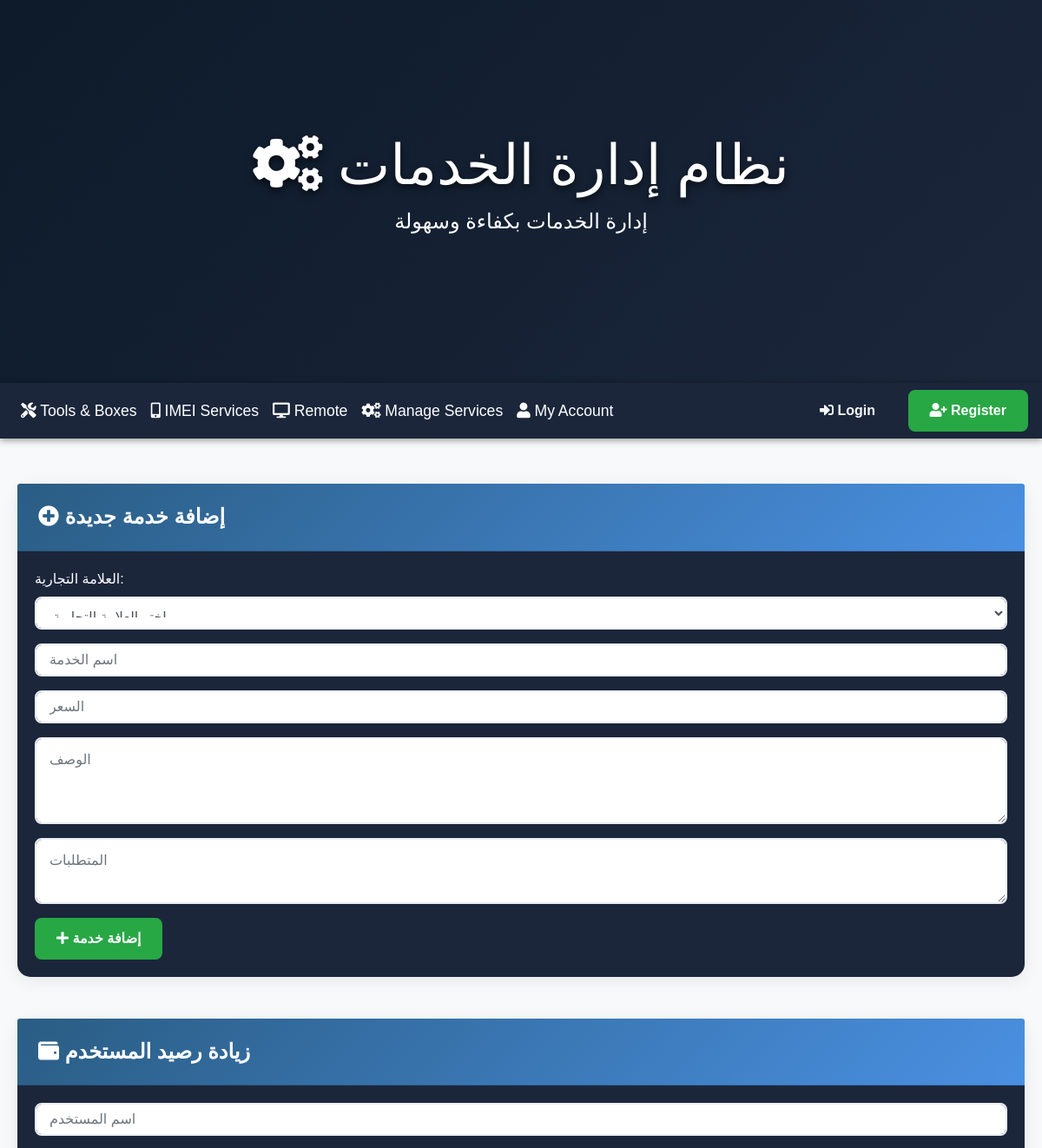
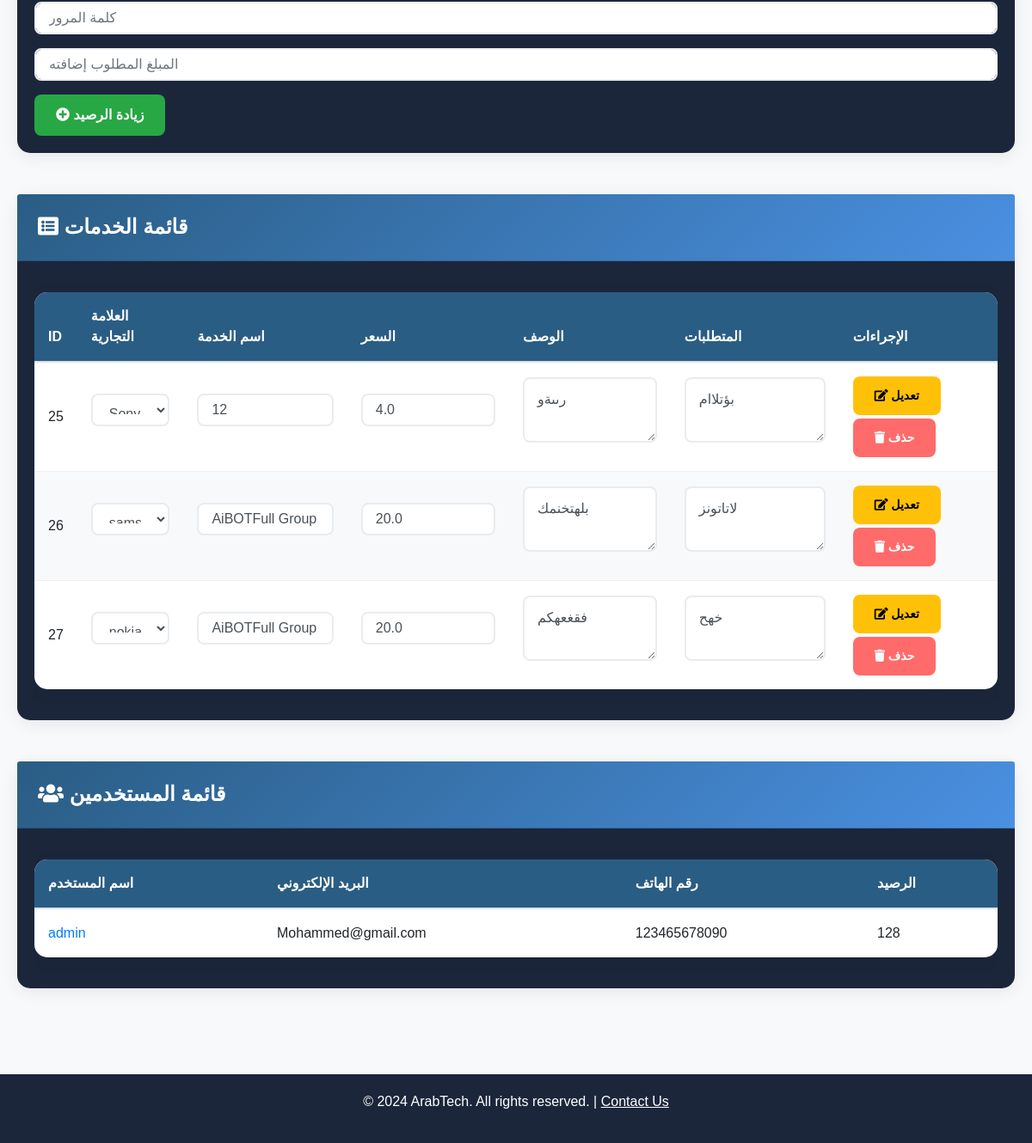
The app's page /admin/services with its own data (2 pictures, top to bottom).
### tables this page shows
CREATE TABLE services (
            id INTEGER PRIMARY KEY AUTOINCREMENT,
            brand TEXT NOT NULL,
            name TEXT NOT NULL,
            price REAL NOT NULL,
            description TEXT NOT NULL,
            requirements TEXT
        );

CREATE TABLE users (
            id INTEGER PRIMARY KEY AUTOINCREMENT,
            username TEXT NOT NULL UNIQUE,
            password TEXT NOT NULL,
            email TEXT NOT NULL UNIQUE,
            phone TEXT NOT NULL UNIQUE,
            credit INTEGER DEFAULT 0,
            is_admin BOOLEAN DEFAULT 0
        );

### WEP/controller.py (the view, shortened to what this page needs)
@app.route('/admin/services', methods=['GET', 'POST'])
def manage_services():
    services = ServiceService.get_all_services()
    users = get_all_users()
    return render_template('manage_services.html', services=services, users=users)

### WEP/model.py (called while the page is built)
def get_all_users():
    conn = sqlite3.connect('users.db')
    cursor = conn.cursor()
    cursor.execute('SELECT username, email, phone, credit FROM users')
    users = cursor.fetchall()
    conn.close()
    return users

def get_all_services():
    conn = sqlite3.connect('users.db')
    cursor = conn.cursor()
    cursor.execute('SELECT * FROM services')
    services = cursor.fetchall()
    conn.close()
    return services

### WEP/services.py (called while the page is built)
    @staticmethod
    def get_all_services():
        return get_all_services()

### WEP/templates/manage_services.html (shortened to what this page needs)
<!DOCTYPE html>
<html lang="ar">
<head>
  <link rel="stylesheet" href="https://stackpath.bootstrapcdn.com/bootstrap/4.5.2/css/bootstrap.min.css">
  <link rel="stylesheet" href="https://cdnjs.cloudflare.com/ajax/libs/font-awesome/5.15.4/css/all.min.css">
</head>
<body>
  <header>
    <div class="container">
      <h1><i class="fas fa-cogs"></i> نظام إدارة الخدمات</h1>
      <p>إدارة الخدمات بكفاءة وسهولة</p>
    </div>
  </header>
  <nav class="navbar navbar-expand-lg">
    <div class="collapse navbar-collapse" id="navbarNav">
      <ul class="navbar-nav mr-auto">
        <li class="nav-item">
          <a class="nav-link" href="{{ url_for('tools_boxes') }}">
            <i class="fas fa-tools"></i> Tools & Boxes
          </a>
        </li>
        <li class="nav-item">
          <a class="nav-link" href="{{ url_for('imei_services') }}">
            <i class="fas fa-mobile-alt"></i> IMEI Services
          </a>
        </li>
        <li class="nav-item">
          <a class="nav-link" href="{{ url_for('remote') }}">
            <i class="fas fa-desktop"></i> Remote
          </a>
        </li>
        <li class="nav-item">
          <a class="nav-link" href="{{ url_for('manage_services') }}">
            <i class="fas fa-cogs"></i> Manage Services
          </a>
        </li>
        <li class="nav-item">
          <a class="nav-link" href="{{ url_for('user_details') }}">
            <i class="fas fa-user"></i> My Account
          </a>
        </li>
      </ul>
      <div class="ml-auto">
        <a href="{{ url_for('login') }}" class="btn btn-outline-light mr-2">
          <i class="fas fa-sign-in-alt"></i> Login
        </a>
        <a href="{{ url_for('register') }}" class="btn btn-custom">
          <i class="fas fa-user-plus"></i> Register
        </a>
      </div>
    </div>
  </nav>
        <main class="container">
          <section id="add-service" class="mb-5">
            <div class="card">
              <div class="card-header">
                <h2><i class="fas fa-plus-circle"></i> إضافة خدمة جديدة</h2>
              </div>
              <div class="card-body">
                <form method="POST">
                  <div class="form-group">
                    <label for="brand">العلامة التجارية:</label>
                    <select name="brand" id="brand" class="form-control" required>
                      <option value="">اختر العلامة التجارية</option>
                    </select>
                  </div>
                  <div class="form-group">
                    <input type="text" name="name" class="form-control" placeholder="اسم الخدمة" required>
                  </div>
                  <div class="form-group">
                    <input type="number" step="0.01" name="price" class="form-control" placeholder="السعر" required>
                  </div>
                  <div class="form-group">
                    <textarea name="description" class="form-control" placeholder="الوصف" rows="3" required></textarea>
                  </div>
                  <div class="form-group">
                    <textarea name="requirements" class="form-control" placeholder="المتطلبات" rows="2"></textarea>
                  </div>
                  <button type="submit" name="add" class="btn btn-custom">
                    <i class="fas fa-plus"></i> إضافة خدمة
                  </button>
                </form>
              </div>
            </div>
          </section>
          <section id="increase-credit" class="mb-5">
            <div class="card">
              <div class="card-header">
                <h2><i class="fas fa-wallet"></i> زيادة رصيد المستخدم</h2>
              </div>
              <div class="card-body">
                <form method="POST" action="{{ url_for('increase_credit') }}">
                  <div class="form-group">
                    <input type="text" name="username" class="form-control" placeholder="اسم المستخدم" required>
                  </div>
                  <div class="form-group">
                    <input type="password" name="password" class="form-control" placeholder="كلمة المرور" required>
                  </div>
                  <div class="form-group">
                    <input type="number" step="0.01" name="credit" class="form-control" placeholder="المبلغ المطلوب إضافته" required>
                  </div>
                  <button type="submit" class="btn btn-success">
                    <i class="fas fa-plus-circle"></i> زيادة الرصيد
                  </button>
                </form>
              </div>
            </div>
          </section>
          <section id="service-list" class="mb-5">
            <div class="card">
              <div class="card-header">
                <h2><i class="fas fa-list-alt"></i> قائمة الخدمات</h2>
              </div>
              <div class="card-body">
                <div class="table-responsive">
                  <table class="table table-custom">
                    <thead>
                      <tr>
                        <th>ID</th>
                        <th>العلامة التجارية</th>
                        <th>اسم الخدمة</th>
                        <th>السعر</th>
                        <th>الوصف</th>
                        <th>المتطلبات</th>
                        <th>الإجراءات</th>
                      </tr>
                    </thead>
                    <tbody>
                      {% for service in services %}
                      <tr>
                        <form method="POST">
                          <td>{{ service[0] }}</td>
                          <td>
                            <select name="brand" class="form-control" required>
                              <option value="{{ service[1] }}">{{ service[1] }}</option>
                            </select>
                          </td>
                          <td><input type="text" name="name" class="form-control" value="{{ service[2] }}" required></td>
                          <td><input type="number" step="0.01" name="price" class="form-control" value="{{ service[3] }}" required></td>
                          <td><textarea name="description" class="form-control" required>{{ service[4] }}</textarea></td>
                          <td><textarea name="requirements" class="form-control">{{ service[5] }}</textarea></td>
                          <td>
                            <button type="submit" name="edit" class="btn btn-warning btn-sm mb-1">
                              <i class="fas fa-edit"></i> تعديل
                            </button>
                            <button type="submit" name="delete" class="btn btn-danger btn-sm">
                              <i class="fas fa-trash"></i> حذف
                            </button>
                          </td>
                        </form>
                      </tr>
                      {% endfor %}
                    </tbody>
                  </table>
                </div>
              </div>
            </div>
          </section>
          <section id="user-list" class="mb-5">
            <div class="card">
              <div class="card-header">
                <h2><i class="fas fa-users"></i> قائمة المستخدمين</h2>
              </div>
              <div class="card-body">
                <div class="table-responsive">
                  <table class="table table-custom">
                    <thead>
                      <tr>
                        <th>اسم المستخدم</th>
                        <th>البريد الإلكتروني</th>
                        <th>رقم الهاتف</th>
                        <th>الرصيد</th>
                      </tr>
                    </thead>
                    <tbody>
                      {% for user in users %}
                      <tr>
                        <td><a href="{{ url_for('user_details', username=user[0]) }}" class="text-primary">{{ user[0] }}</a></td>
                        <td>{{ user[1] }}</td>
                        <td>{{ user[2] }}</td>
                        <td>{{ user[3] }}</td>
                      </tr>
                      {% endfor %}
                    </tbody>
                  </table>
                </div>
              </div>
            </div>
          </section>
      </main>
      <footer>
        <p>&copy; 2024 ArabTech. All rights reserved. | <a href="mailto:contact@arabtech.com">Contact Us</a></p>
      </footer>
</body>
</html>

### WEP/templates/manage_services.html (style rules this page uses)
:root { --dark-bg: #0d1b2a; --header-bg: linear-gradient(135deg, #0d1b2a, #1b263b); --nav-bg: #1b263b; --card-bg: #1b263b; --border-color: #415a77; --btn-green: #28a745; --btn-green-hover: #218838; --text-light: #fff; --accent-color: #00c6ff; }
body { margin: 0; font-family: 'Roboto', sans-serif; background: var(--dark-bg); overflow-x: hidden; perspective: 1000px; color: var(--text-light); }
header { background: var(--header-bg); padding: 100px 0; text-align: center; box-shadow: 0 8px 16px rgba(0,0,0,0.5); transform: translateZ(0); transform-style: preserve-3d; }
header h1 { font-size: 4rem; text-shadow: 0 4px 8px rgba(0,0,0,0.6); animation: fadeInDown 1.5s ease-out; }
header p { font-size: 1.5rem; animation: fadeInUp 1.5s ease-out; }
nav.navbar { background: var(--nav-bg); box-shadow: 0 2px 8px rgba(0,0,0,0.4); }
nav.navbar .nav-link { color: var(--text-light) !important; font-size: 1.1rem; }
.card { transition: transform 0.3s, box-shadow 0.3s; margin-bottom: 1.5rem; transform-style: preserve-3d; background: var(--card-bg); border: none; color: var(--text-light); }
.btn-custom { background-color: var(--btn-green); color: var(--text-light); border-radius: 30px; padding: 10px 30px; transition: transform 0.3s ease, background-color 0.3s ease; font-weight: bold; transform-style: preserve-3d; border: none; }
footer { background: var(--nav-bg); color: var(--text-light); padding: 20px 0; text-align: center; }
footer a { color: var(--text-light); text-decoration: underline; }
:root { --primary-color: #2a5d84; --secondary-color: #4a90e2; --accent-color: #ff6b6b; --success-color: #28a745; }
body { background: #f8f9fa; font-family: 'Tajawal', sans-serif; }
.container { max-width: 1200px; margin: 2rem auto; padding: 20px; }
.card { border: none; border-radius: 15px; box-shadow: 0 4px 20px rgba(0,0,0,0.08); transition: transform 0.3s ease; margin-bottom: 2rem; }
.card-header { background: linear-gradient(135deg, var(--primary-color), var(--secondary-color)); color: white; border-radius: 15px 15px 0 0; padding: 1.5rem; }
.card-header h2 { margin: 0; font-weight: 700; font-size: 1.5rem; }
.form-control { border-radius: 8px; padding: 12px 15px; border: 2px solid #e9ecef; transition: all 0.3s ease; margin-bottom: 1rem; }
.btn { border-radius: 8px; padding: 12px 25px; font-weight: 600; transition: all 0.3s ease; border: none; }
.btn-success { background: var(--success-color); }
.btn-warning { background: #ffc107; color: #000; }
.btn-danger { background: var(--accent-color); }
.table-custom { background: white; border-radius: 15px; overflow: hidden; box-shadow: 0 4px 20px rgba(0,0,0,0.05); margin: 1rem 0; }
.table-custom th { background: var(--primary-color) !important; color: white !important; font-weight: 700; padding: 1rem !important; border: none; }
.table-custom td { vertical-align: middle !important; padding: 1rem !important; border-color: #f1f1f1; }
.table-custom tr:nth-child(even) { background-color: #f8f9fa; }

### records on screen
services: id "25", brand "Sony", name "12", price "4.0", description "رىىةو", requirements "بؤتلاام"
services: id "26", brand "samsung", name "AiBOTFull Group", price "20.0", description "بلهتخنمك", requirements "لاتاتونز"
services: id "27", brand "nokia", name "AiBOTFull Group", price "20.0", description "فقغعهكم", requirements "خهح"
users: username "admin", email "Mohammed@gmail.com", phone "123465678090", credit "128"
